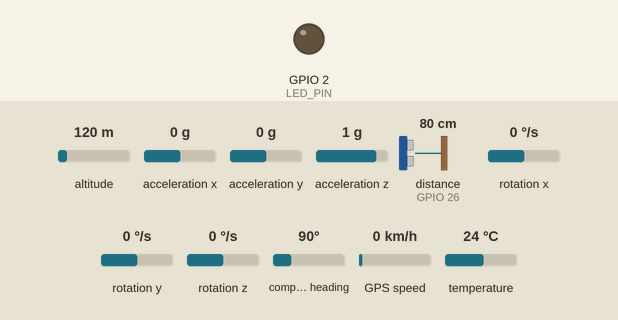
The sketch below on a simulated ESP32. Parts: output pins drawn as LEDs (lit = HIGH). Wiring (inferred from the names in the program): ultrasonic range finder: trigger GPIO 27; echo GPIO 26. The inputs (shaded band) are chosen by the test bench; at power-on: altitude 120 m, acceleration x 0 g, acceleration y 0 g, acceleration z 1 g, distance to the obstacle (sensor on GPIO 26) 80 cm, rotation x 0 °/s, rotation y 0 °/s, rotation z 0 °/s, compass heading 90°, GPS speed 0 km/h, temperature 24 °C. The echo pulse lasts 58.3 µs per cm; storage starts empty; the GPS gets a fix after 3 s at 37.7749, -122.4194 with 8 satellites; pins used as bus, display or sensor lines are not drawn; what the sketch prints to the serial monitor is not drawn.

Above: at 0.2 s.
At 2.7 s:
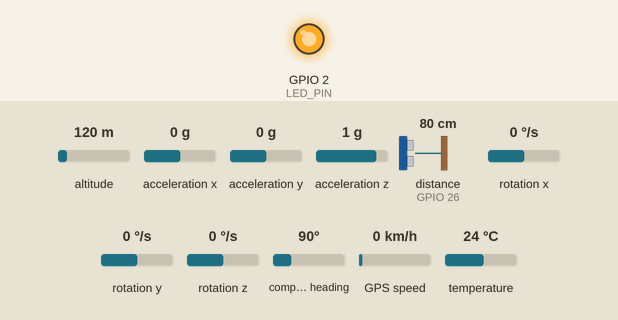
Timing chart, 0 to 3.0 s (numbered marks = the images above):
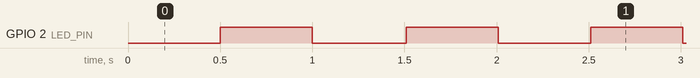

Measured:
- by itself, GPIO 2 (LED_PIN): repeats every 1.0 s: LOW 0.51 s, HIGH 0.50 s

The sketch:

ride_logger.ino
```cpp
// Infrastructure Forensics - ride logger v2
// Logs accelerometer + gyro at 100 Hz, ultrasonic distance at 10 Hz and GPS at 1 Hz to the SD card.
// Every row carries ESP32 millis + the latest GPS time and its age in ms, so
// exact time = GPS time + age. The video-sync script uses this.
//
// v2: the ultrasonic echo is measured by an interrupt, so the 100 Hz
//     accelerometer sampling never pauses while waiting for an echo.
//
// Onboard LED: blinking = logging, no GPS fix yet | solid = logging with GPS fix
// Error blinks (repeating): 2 = MPU6050 missing, 3 = SD card missing, 4 = cannot create file
//
// Ride routine: power on -> wait for solid LED -> start phone video ->
//               tap rig 3 times -> ride -> tap 3 times -> stop video -> wait 2 s -> unplug
#include <Wire.h>
#include <SPI.h>
#include <SD.h>
#include <TinyGPSPlus.h>
#include <Adafruit_MPU6050.h>
#include <Adafruit_Sensor.h>

#define GPS_RX   16
#define GPS_TX   17
#define TRIG_PIN 27
#define ECHO_PIN 26
#define SD_CS    5
#define LED_PIN  2

const uint32_t SAMPLE_US    = 10000;  // 100 Hz accelerometer sampling
const uint32_t PING_MS      = 100;    // 10 Hz ultrasonic
const uint32_t MAX_ECHO_US  = 25000;  // ~4.3 m; longer echo = no valid reading
const uint16_t FLUSH_EVERY  = 100;    // flush to card once per second

TinyGPSPlus gps;
Adafruit_MPU6050 mpu;
File logFile;

uint32_t nextSampleUs = 0, lastPingMs = 0;
float lastDistCm = -1;
uint16_t linesSinceFlush = 0;

// ---- ultrasonic echo, measured in the background ----
volatile uint32_t echoRiseUs = 0;
volatile uint32_t echoWidthUs = 0;
volatile bool echoReady = false;

void IRAM_ATTR onEcho() {
  if (digitalRead(ECHO_PIN)) {
    echoRiseUs = micros();                 // echo pulse started
  } else {
    echoWidthUs = micros() - echoRiseUs;   // echo pulse ended
    echoReady = true;
  }
}

// Collect the result of the previous ping, then send a new one.
void pingUltrasonic() {
  if (echoReady && echoWidthUs < MAX_ECHO_US) {
    lastDistCm = echoWidthUs * 0.0343f / 2.0f;
  } else {
    lastDistCm = -1;                       // no echo / out of range
  }
  echoReady = false;
  digitalWrite(TRIG_PIN, HIGH);
  delayMicroseconds(10);
  digitalWrite(TRIG_PIN, LOW);
}

void fail(int blinks) {
  while (true) {
    for (int i = 0; i < blinks; i++) {
      digitalWrite(LED_PIN, HIGH); delay(150);
      digitalWrite(LED_PIN, LOW);  delay(150);
    }
    delay(1000);
  }
}

String nextFileName() {
  char name[24];
  for (int i = 1; i < 1000; i++) {
    snprintf(name, sizeof(name), "/ride_%03d.csv", i);
    if (!SD.exists(name)) return String(name);
  }
  return String("/ride_overflow.csv");
}

void setup() {
  Serial.begin(115200);
  pinMode(LED_PIN, OUTPUT);
  pinMode(TRIG_PIN, OUTPUT);
  digitalWrite(TRIG_PIN, LOW);
  pinMode(ECHO_PIN, INPUT);
  attachInterrupt(digitalPinToInterrupt(ECHO_PIN), onEcho, CHANGE);

  Serial2.setRxBufferSize(1024);           // GPS keeps arriving while the SD card writes
  Serial2.begin(9600, SERIAL_8N1, GPS_RX, GPS_TX);

  Wire.begin(21, 22);
  Wire.setClock(400000);                   // fast I2C: one MPU read takes ~0.5 ms

  if (!mpu.begin()) { Serial.println("MPU6050 not found"); fail(2); }
  mpu.setAccelerometerRange(MPU6050_RANGE_8_G);
  mpu.setGyroRange(MPU6050_RANGE_500_DEG);
  mpu.setFilterBandwidth(MPU6050_BAND_94_HZ);

  if (!SD.begin(SD_CS)) { Serial.println("SD init failed"); fail(3); }
  String fname = nextFileName();
  logFile = SD.open(fname, FILE_WRITE);
  if (!logFile) { Serial.println("Cannot create log file"); fail(4); }

  logFile.println("millis,gps_valid,gps_date,gps_time_utc,gps_age_ms,lat,lng,speed_kmh,sats,"
                  "ax,ay,az,gx,gy,gz,dist_cm");
  logFile.flush();
  Serial.print("Logging to "); Serial.println(fname);
  nextSampleUs = micros();
}

void loop() {
  while (Serial2.available()) gps.encode(Serial2.read());

  uint32_t nowMs = millis();
  if (nowMs - lastPingMs >= PING_MS) {
    lastPingMs = nowMs;
    pingUltrasonic();
  }

  // Fixed-rate 100 Hz schedule (no drift); resync if we fall far behind
  if ((int32_t)(micros() - nextSampleUs) >= 0) {
    nextSampleUs += SAMPLE_US;
    if ((int32_t)(micros() - nextSampleUs) > (int32_t)(5 * SAMPLE_US)) nextSampleUs = micros() + SAMPLE_US;

    sensors_event_t a, g, t;
    mpu.getEvent(&a, &g, &t);

    bool valid = gps.location.isValid() && gps.time.isValid() && gps.date.isValid();

    char line[240];
    snprintf(line, sizeof(line),
      "%lu,%d,%04d-%02d-%02d,%02d:%02d:%02d.%02d,%lu,%.6f,%.6f,%.2f,%lu,"
      "%.3f,%.3f,%.3f,%.3f,%.3f,%.3f,%.1f",
      (unsigned long)millis(), valid ? 1 : 0,
      gps.date.year(), gps.date.month(), gps.date.day(),
      gps.time.hour(), gps.time.minute(), gps.time.second(), gps.time.centisecond(),
      (unsigned long)gps.time.age(),
      gps.location.lat(), gps.location.lng(), gps.speed.kmph(),
      (unsigned long)gps.satellites.value(),
      a.acceleration.x, a.acceleration.y, a.acceleration.z,
      g.gyro.x, g.gyro.y, g.gyro.z,
      lastDistCm);

    logFile.println(line);
    if (++linesSinceFlush >= FLUSH_EVERY) {
      logFile.flush();
      linesSinceFlush = 0;
    }

    digitalWrite(LED_PIN, valid ? HIGH : ((millis() / 500) % 2));
  }
}
```
